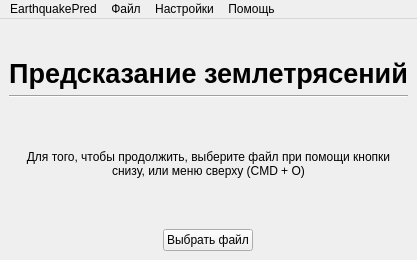
<?xml version="1.0" encoding="UTF-8"?>
<ui version="4.0">
 <class>MainWindow</class>
 <widget class="QMainWindow" name="MainWindow">
  <property name="geometry">
   <rect>
    <x>0</x>
    <y>0</y>
    <width>373</width>
    <height>260</height>
   </rect>
  </property>
  <property name="windowTitle">
   <string>Earthquake Prediction</string>
  </property>
  <widget class="QWidget" name="centralwidget">
   <layout class="QVBoxLayout" name="verticalLayout">
    <item>
     <spacer name="horizontalSpacer">
      <property name="orientation">
       <enum>Qt::Horizontal</enum>
      </property>
      <property name="sizeHint" stdset="0">
       <size>
        <width>40</width>
        <height>30</height>
       </size>
      </property>
     </spacer>
    </item>
    <item>
     <layout class="QVBoxLayout" name="verticalLayout_2">
      <item>
       <widget class="QLabel" name="label">
        <property name="sizePolicy">
         <sizepolicy hsizetype="Preferred" vsizetype="Fixed">
          <horstretch>0</horstretch>
          <verstretch>0</verstretch>
         </sizepolicy>
        </property>
        <property name="font">
         <font>
          <pointsize>20</pointsize>
          <weight>75</weight>
          <bold>true</bold>
         </font>
        </property>
        <property name="text">
         <string>Предсказание землетрясений</string>
        </property>
        <property name="alignment">
         <set>Qt::AlignCenter</set>
        </property>
       </widget>
      </item>
      <item>
       <widget class="Line" name="line">
        <property name="orientation">
         <enum>Qt::Horizontal</enum>
        </property>
       </widget>
      </item>
      <item>
       <widget class="QLabel" name="openText">
        <property name="text">
         <string>Для того, чтобы продолжить, выберите файл при помощи кнопки снизу, или меню сверху (CMD + O)</string>
        </property>
        <property name="alignment">
         <set>Qt::AlignCenter</set>
        </property>
        <property name="wordWrap">
         <bool>true</bool>
        </property>
       </widget>
      </item>
      <item alignment="Qt::AlignHCenter">
       <widget class="QPushButton" name="openButton">
        <property name="sizePolicy">
         <sizepolicy hsizetype="Fixed" vsizetype="Fixed">
          <horstretch>0</horstretch>
          <verstretch>0</verstretch>
         </sizepolicy>
        </property>
        <property name="text">
         <string>Выбрать файл</string>
        </property>
        <property name="checkable">
         <bool>false</bool>
        </property>
        <property name="autoRepeat">
         <bool>true</bool>
        </property>
        <property name="flat">
         <bool>false</bool>
        </property>
       </widget>
      </item>
     </layout>
    </item>
   </layout>
  </widget>
  <widget class="QMenuBar" name="menubar">
   <property name="geometry">
    <rect>
     <x>0</x>
     <y>0</y>
     <width>373</width>
     <height>24</height>
    </rect>
   </property>
   <widget class="QMenu" name="menuSettings">
    <property name="title">
     <string>Настройки</string>
    </property>
    <property name="toolTipsVisible">
     <bool>false</bool>
    </property>
    <addaction name="action_3"/>
   </widget>
   <widget class="QMenu" name="menuHelp">
    <property name="title">
     <string>Помощь</string>
    </property>
    <addaction name="actionWhat_s_new"/>
   </widget>
   <widget class="QMenu" name="menuFile">
    <property name="title">
     <string>Файл</string>
    </property>
    <addaction name="actionOpen"/>
    <addaction name="actionSave"/>
   </widget>
   <widget class="QMenu" name="menuEarthquakePred">
    <property name="title">
     <string>EarthquakePred</string>
    </property>
    <addaction name="actionClose"/>
   </widget>
   <addaction name="menuEarthquakePred"/>
   <addaction name="menuFile"/>
   <addaction name="menuSettings"/>
   <addaction name="menuHelp"/>
  </widget>
  <action name="action_3">
   <property name="enabled">
    <bool>false</bool>
   </property>
   <property name="text">
    <string>Алгоритм</string>
   </property>
  </action>
  <action name="actionWhat_s_new">
   <property name="text">
    <string>Что нового</string>
   </property>
  </action>
  <action name="actionHelp">
   <property name="text">
    <string>Help</string>
   </property>
  </action>
  <action name="actionOpen">
   <property name="text">
    <string>Открыть</string>
   </property>
   <property name="shortcut">
    <string>Ctrl+O</string>
   </property>
  </action>
  <action name="actionSave">
   <property name="text">
    <string>Сохранить</string>
   </property>
   <property name="shortcut">
    <string>Ctrl+S</string>
   </property>
  </action>
  <action name="actionClose">
   <property name="text">
    <string>Закрыть</string>
   </property>
   <property name="shortcut">
    <string>Ctrl+W</string>
   </property>
  </action>
 </widget>
 <resources/>
 <connections>
  <connection>
   <sender>actionClose</sender>
   <signal>triggered()</signal>
   <receiver>MainWindow</receiver>
   <slot>close()</slot>
   <hints>
    <hint type="sourcelabel">
     <x>-1</x>
     <y>-1</y>
    </hint>
    <hint type="destinationlabel">
     <x>162</x>
     <y>222</y>
    </hint>
   </hints>
  </connection>
 </connections>
</ui>
